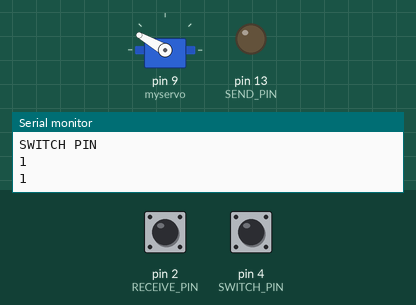
Simulated run of this sketch. Board: Arduino Uno, built with avr-gcc and run on an emulated ATmega328P. Shown: servo, output pins drawn as LEDs (lit = HIGH), the last lines printed to the serial monitor. The inputs (shaded band) are chosen by the test bench; at power-on: pin 2 (RECEIVE_PIN) HIGH, pin 4 (SWITCH_PIN) HIGH.

Above: at 1.2 s.
1.3 s: pin 2 (RECEIVE_PIN) pulled LOW for 0.15 s
At 2.5 s:
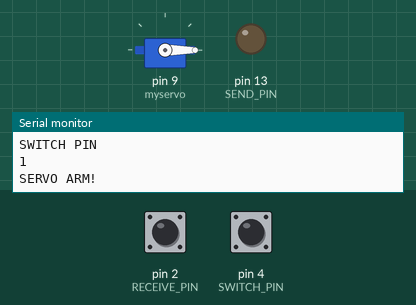
4.4 s: pin 4 (SWITCH_PIN) pulled LOW for 1 s
6.9 s: pin 2 (RECEIVE_PIN) driven LOW and pin 4 (SWITCH_PIN) driven LOW
9.9 s: pin 4 (SWITCH_PIN) driven HIGH
12.9 s: pin 2 (RECEIVE_PIN) driven HIGH and pin 4 (SWITCH_PIN) driven LOW
Timing chart, 0 to 15.9 s (numbered marks = the images above; inputs shaded):
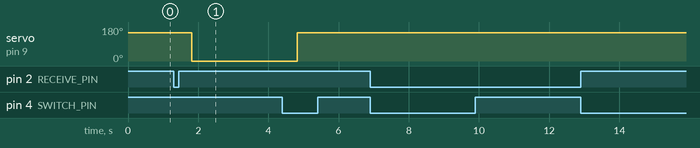

Measured:
- after the input at 1.3 s, servo on pin 9 (myservo): 150° → 0° after 0.52 s

The sketch:

nano_6_servo.ino
```cpp
/*
 * WSHS Science Olympiad State 2018
 * @author Justin Du (MtDu)
*/

#include <Servo.h>

Servo myservo;  // create servo object to control a servo
// twelve servo objects can be created on most boards

int pos = 0;    // variable to store the servo position

int RECEIVE_PIN = 2;

int SWITCH_PIN = 4;

int SEND_PIN = 13;

boolean FINISHED = false;

void setup() {
  Serial.begin(9600);
  // Set up pin 2 as HIGH
  pinMode(RECEIVE_PIN, INPUT_PULLUP);
  pinMode(SEND_PIN, OUTPUT);
  pinMode(SWITCH_PIN, INPUT_PULLUP);
  myservo.attach(9);  // attaches the servo on pin 9 to the servo object
  myservo.write(150);
}

void loop() {
  myservo.write(150);
  Serial.println("RECEIVE PIN");
  Serial.println(digitalRead(RECEIVE_PIN));

  Serial.println("SWITCH PIN");
  Serial.println(digitalRead(SWITCH_PIN));
  if ( !digitalRead(RECEIVE_PIN) && !FINISHED ) {
    Serial.println("SERVO ARM!");
    delay(500);
    myservo.write(0);
    delay(2000);
    FINISHED = true;
    delay(1000);
  }
  Serial.println(digitalRead(SWITCH_PIN));
  // SWITCH_PIN is low when circuit completes
  if ( FINISHED && !digitalRead(SWITCH_PIN) ) {
    // Writing low bc using PULL_UP functionality
    digitalWrite(SEND_PIN, LOW);
    Serial.println("DONE!");
  }
}
```
